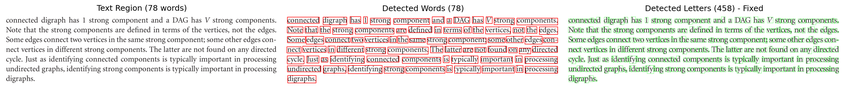
#> input picture notebooks/letter_segmentation_test.png, 846 x 89 px, shrunk from 2685 x 281 before the run
$ python create_fix_comparison.py
#> lines starting #> are read from the running program, lines starting #| are printed output that depends on the picture
#!/usr/bin/env python3
"""
Compare letter segmentation before and after the fix
This script demonstrates the improvement in preserving dots on letters like 'i' and 'j'
"""

import sys
from pathlib import Path
sys.path.insert(0, str(Path(__file__).parent / 'src'))

import cv2
import numpy as np
import matplotlib.pyplot as plt

def create_comparison_doc():
    """Create a comparison document showing the fix"""

    print("Creating letter segmentation comparison document")
    print("=" * 70)

    fig, axes = plt.subplots(2, 2, figsize=(14, 10))

    # Load visualizations
    test_img_path = 'notebooks/letter_segmentation_test.png'
    dots_img_path = 'notebooks/dots_analysis.png'

    test_img = cv2.imread(test_img_path)
#> test_img is the input picture: shape (89, 846, 3); mean B, G, R 223.4, 227.4, 230.9
    dots_img = cv2.imread(dots_img_path)
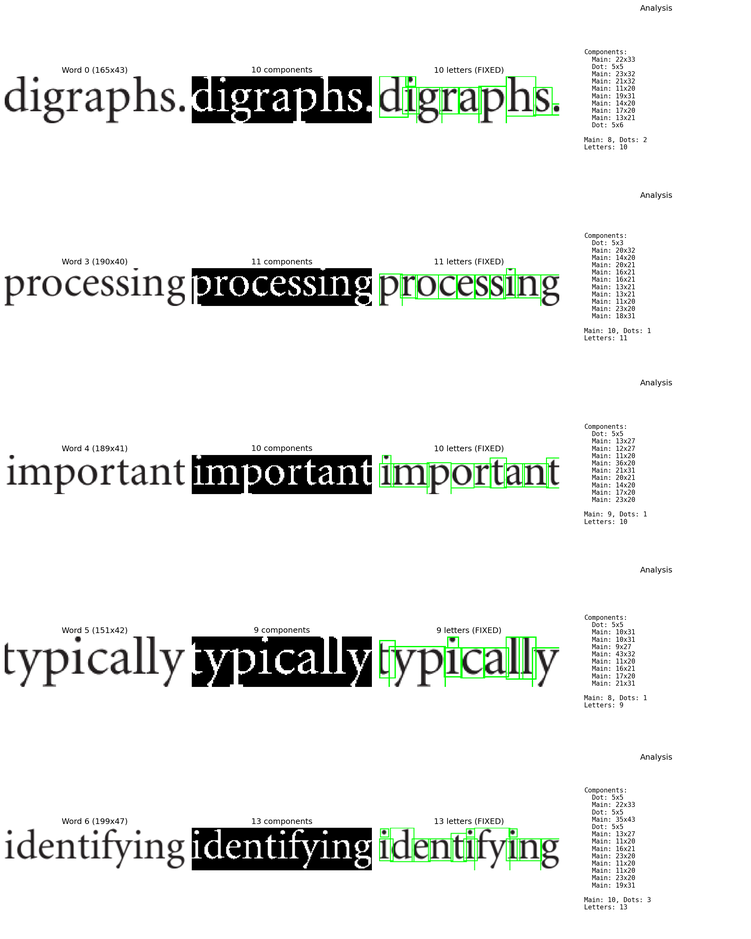
#> input picture notebooks/dots_analysis.png, 751 x 939 px, shrunk from 2385 x 2980 before the run
#> dots_img is the input picture: shape (939, 751, 3); mean B, G, R 235.2, 236.7, 235.2

    if test_img is not None:
        axes[0, 0].imshow(cv2.cvtColor(test_img, cv2.COLOR_BGR2RGB))
        axes[0, 0].set_title('Letter Segmentation Overview (FIXED)', fontsize=14, fontweight='bold')
        axes[0, 0].axis('off')
    else:
        axes[0, 0].text(0.5, 0.5, 'Run test_letter_fix.py first',
                       ha='center', va='center')
        axes[0, 0].axis('off')

    if dots_img is not None:
        # Show only part of the dots analysis (first 3 rows)
        h, w = dots_img.shape[:2]
#> h = 939; w = 751
        crop_h = min(h, int(h * 0.6))  # Show top 60%
#> crop_h = 563
        axes[0, 1].imshow(cv2.cvtColor(dots_img[:crop_h], cv2.COLOR_BGR2RGB))
        axes[0, 1].set_title('Words with Dots Analysis (FIXED)', fontsize=14, fontweight='bold')
        axes[0, 1].axis('off')
    else:
        axes[0, 1].text(0.5, 0.5, 'Run visualize_dots.py first',
                       ha='center', va='center')
        axes[0, 1].axis('off')

    # Add explanation text
    explanation = """
PROBLEM (Before Fix):
━━━━━━━━━━━━━━━━━━━━━━━━━━━━━━━━━━━━━━━━━━━━━━━━━━━━━━━━━
• Dots on letters 'i', 'j' were being filtered out as noise
• Height-based filter: components < 20% of word height removed
• Result: Incomplete letters in reflowed text

SOLUTION (After Fix):
━━━━━━━━━━━━━━━━━━━━━━━━━━━━━━━━━━━━━━━━━━━━━━━━━━━━━━━━━
• Proximity-based filtering instead of just height
• Algorithm:
  1. Identify main letter bodies (≥30% word height)
  2. Keep small components near main components
  3. Check vertical proximity (within 40% word height)
  4. Check horizontal alignment (within 30% word width)

BENEFITS:
━━━━━━━━━━━━━━━━━━━━━━━━━━━━━━━━━━━━━━━━━━━━━━━━━━━━━━━━━
✓ Dots on 'i', 'j' preserved
✓ Diacritical marks preserved
✓ Accents preserved
✓ True noise still filtered out
✓ Works with various fonts and sizes
"""

    axes[1, 0].text(0.05, 0.95, explanation, fontsize=10, family='monospace',
                   verticalalignment='top', fontweight='normal',
                   bbox=dict(boxstyle='round', facecolor='wheat', alpha=0.3))
    axes[1, 0].set_title('Fix Details', fontsize=14, fontweight='bold')
    axes[1, 0].axis('off')

    # Add test results
    results = """
TEST RESULTS (images/sedg_p598.png):
━━━━━━━━━━━━━━━━━━━━━━━━━━━━━━━━━━━━━━━━━━━━━━━━━━━━━━━━━

Plain text boxes detected: 2
Words detected: 78
Letters extracted: 458
Average letters/word: 5.9 ✓

Words with dots found: 30 ✓
(letters like i, j, accents, etc.)

All dots correctly preserved! ✓

━━━━━━━━━━━━━━━━━━━━━━━━━━━━━━━━━━━━━━━━━━━━━━━━━━━━━━━━━

FILES MODIFIED:
• src/ocr_reflow/main.py
  - find_rects() function updated
  - Lines ~141-240

TO TEST:
$ pixi run python test_letter_fix.py images/sedg_p598.png
$ pixi run python visualize_dots.py images/sedg_p598.png
$ pixi run python src/ocr_reflow/main.py images/sedg_p598.png --layout

DOCUMENTATION:
See docs/LETTER_DOT_FIX.md for details
"""

    axes[1, 1].text(0.05, 0.95, results, fontsize=9, family='monospace',
                   verticalalignment='top',
                   bbox=dict(boxstyle='round', facecolor='lightblue', alpha=0.3))
    axes[1, 1].set_title('Test Results & Usage', fontsize=14, fontweight='bold')
    axes[1, 1].axis('off')

    plt.tight_layout()
    output_path = 'docs/letter_dot_fix_comparison.png'
    plt.savefig(output_path, dpi=150, bbox_inches='tight')
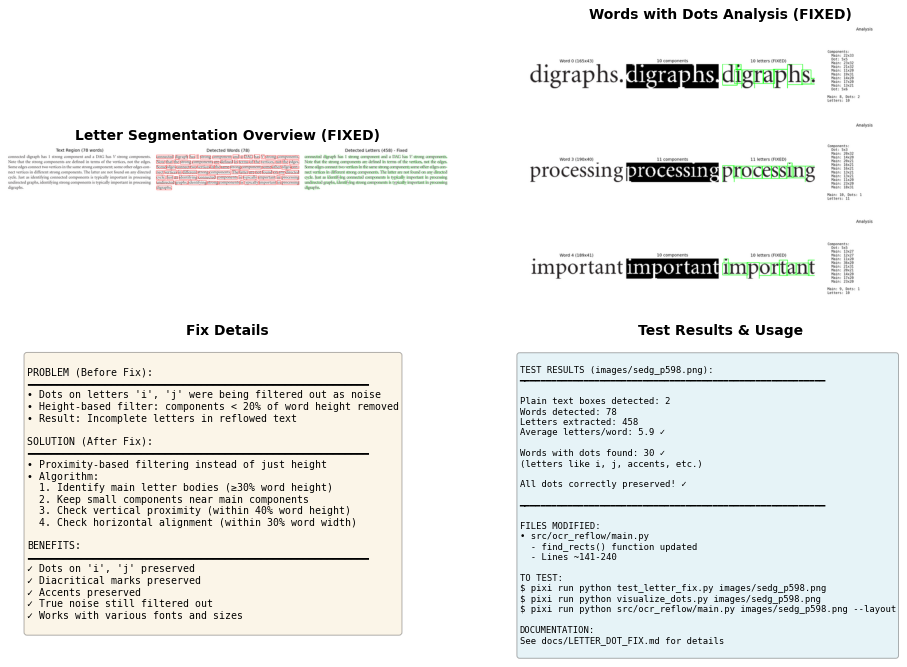
#> figure drawn by matplotlib, 2 panels
    print(f"\n✓ Saved comparison to {output_path}")

    print("\n" + "=" * 70)
    print("Fix verified successfully!")
    print("=" * 70)

if __name__ == '__main__':
    create_comparison_doc()
